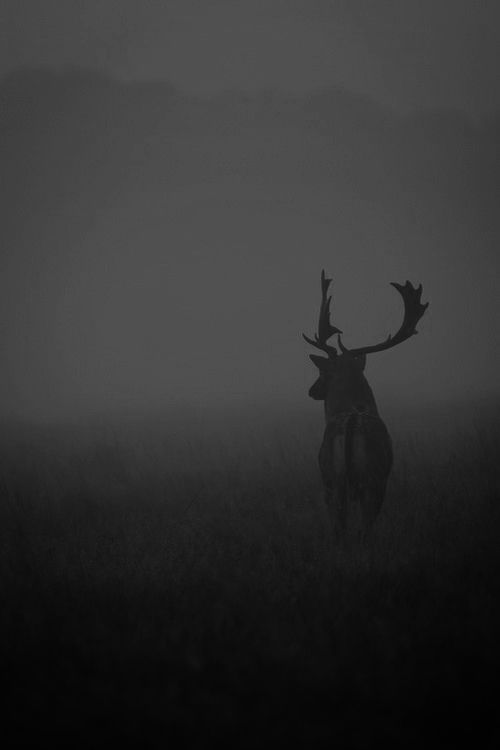
#> input picture Experiment 6 - Solutions by students/deer.jpeg, 500 x 750 px, found by its file name
$ jupyter execute solution2.ipynb
#> lines starting #> are read from the running program, lines starting #| are printed output that depends on the picture
Rajat Kumar Majumdar

CU240251642

SEC-C

Experiment No. 2

Experiment Name

Contrast Enhancement and Histogram-Based Image Processing using Python and OpenCV

Aim:
 To analyze and implement contrast enhancement techniques using histogram analysis and histogram equalization in Python and OpenCV for improving image quality and enhancing visual information in low-contrast images.

Purpose:
 Image contrast plays a significant role in the performance of computer vision systems. Poor illumination, sensor limitations, or environmental conditions often result in low-contrast images, making feature extraction and object recognition difficult. Histogram-based enhancement techniques improve the distribution of pixel intensities, thereby enhancing image visibility and facilitating subsequent image analysis tasks.

In this experiment, students will implement contrast stretching, histogram analysis, and histogram equalization using Python and OpenCV. The effectiveness of these enhancement techniques will be evaluated on real-world images such as medical images, satellite images, or low-light photographs.

Prerequisites

•
Basic knowledge of digital image processing

•
Familiarity with Python programming

•
Python libraries: OpenCV (cv2), NumPy, Matplotlib

•
Understanding of grayscale images and pixel intensity distributions

•
Jupyter Notebook, Google Colab, or Visual Studio Code

Steps

1.
Import the required libraries, including OpenCV, NumPy, and Matplotlib.
2.
Load a low-contrast grayscale image or convert a color image into grayscale for processing.
3.
Display the original image and generate its histogram to analyze the distribution of pixel intensity values.
4.
Perform contrast stretching to improve the dynamic range of pixel intensities.
5.
Apply Histogram Equalization using OpenCV and compare the enhanced image with the original image.
6.
Implement Contrast Limited Adaptive Histogram Equalization (CLAHE) and observe its performance on images with varying illumination.
7.
Plot and compare the histograms of the original, histogram-equalized, and CLAHE-enhanced images.
8.
Analyze the visual improvements in terms of brightness, contrast, and feature visibility.
9.
Compare the effectiveness of Histogram Equalization and CLAHE for different types of images.
10.
Document the observations and discuss the role of histogram-based enhancement in computer vision applications.

Questions

1.
What is image contrast, and why is it important in image processing?
2.
Explain the concept of an image histogram. What information does it provide?
3.
Differentiate between Histogram Stretching and Histogram Equalization.
4.
What is Contrast Limited Adaptive Histogram Equalization (CLAHE)? How does it differ from standard Histogram Equalization?
5.
Why is histogram equalization commonly applied before feature extraction and image segmentation?
6.
Mention three real-world applications where histogram equalization is widely used.
7.
What are the limitations of global histogram equalization?
8.
How does contrast enhancement improve the performance of object detection and recognition systems?
9.
Compare histogram-based enhancement techniques with brightness adjustment methods.
10.
Why is CLAHE preferred for medical imaging and low-light image enhancement?

[cell 1]
# 1 Import all necessary modules for image processing and plotting
import cv2
import numpy as np
import matplotlib.pyplot as plt

print("Libraries imported successfully!")

[cell 2]
# Cell 2: Load a low-contrast image (replace 'low_contrast.jpg' with your image path)
# We read it directly in grayscale mode using 0 as the second argument
image_path = 'deer.jpeg'
img_gray = cv2.imread(image_path, 0)
#> img_gray is the input picture: shape (750, 500); min 1, max 94, mean 50.5

if img_gray is None:
    print("Error: Could not load the image. Check the file path.")
else:
    print(f"Image loaded successfully! Dimensions: {img_gray.shape}")
#| Image loaded successfully! Dimensions: (750, 500)

[cell 3]
# Cell 3: Display original image alongside its intensity distribution
plt.figure(figsize=(12, 5))

# Display Image
plt.subplot(1, 2, 1)
plt.imshow(img_gray, cmap='gray', vmin=0, vmax=255)
plt.title("Original Low-Contrast Image")
plt.axis('off')

# Display Histogram
plt.subplot(1, 2, 2)
# .ravel() flattens the 2D array into a 1D vector for plotting
plt.hist(img_gray.ravel(), bins=256, range=[0, 256], color='gray', alpha=0.8)
plt.title("Original Image Histogram")
plt.xlabel("Pixel Intensity (0-255)")
plt.ylabel("Pixel Count")

plt.tight_layout()
plt.show()
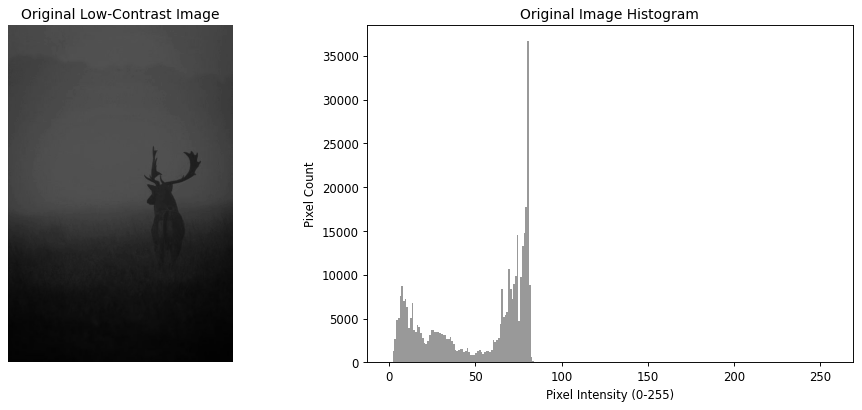
#> figure drawn by matplotlib, 2 panels; panel 2: tallest bar 36621 high, from x = 80 to 81
print("Step 3 Complete: Original visual and histogram generated.")

[cell 4]
# Cell 4: Linearly map the compressed gray range to the full 0-255 spectrum
min_val = np.min(img_gray)
#> min_val = 1
max_val = np.max(img_gray)
#> max_val = 94

# Formula: I_out = ((I_in - min) / (max - min)) * 255
img_stretched = ((img_gray - min_val) / (max_val - min_val) * 255).astype(np.uint8)
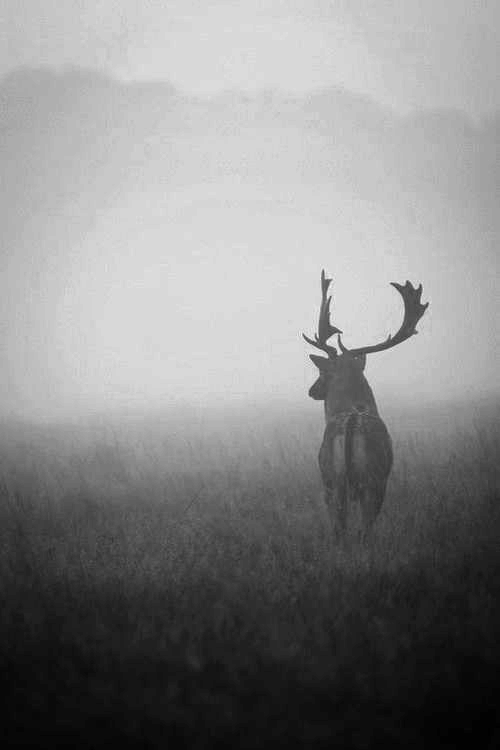
#> img_stretched: shape (750, 500); min 0, max 255, mean 135.3

print(f"Step 4 Complete: Contrast Stretching applied.")
print(f"-> Intensity Range shifted from [{min_val}, {max_val}] to [{np.min(img_stretched)}, {np.max(img_stretched)}]")
#| -> Intensity Range shifted from [1, 94] to [0, 255]

[cell 5]
# Cell 5: Implement global equalization using built-in OpenCV function
img_he = cv2.equalizeHist(img_gray)
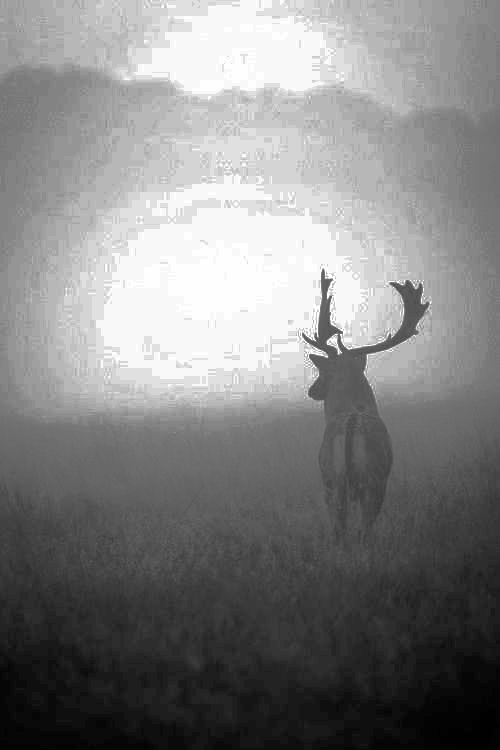
#> img_he: shape (750, 500); min 0, max 255, mean 130.9

print("Step 5 Complete: Global Histogram Equalization applied.")

[cell 6]
# Cell 6: Set up adaptive equalization to safely handle varied lighting environments
# clipLimit controls noise amplification; tileGridSize splits image into smaller cell blocks
clahe = cv2.createCLAHE(clipLimit=2.0, tileGridSize=(8, 8))
img_clahe = clahe.apply(img_gray)
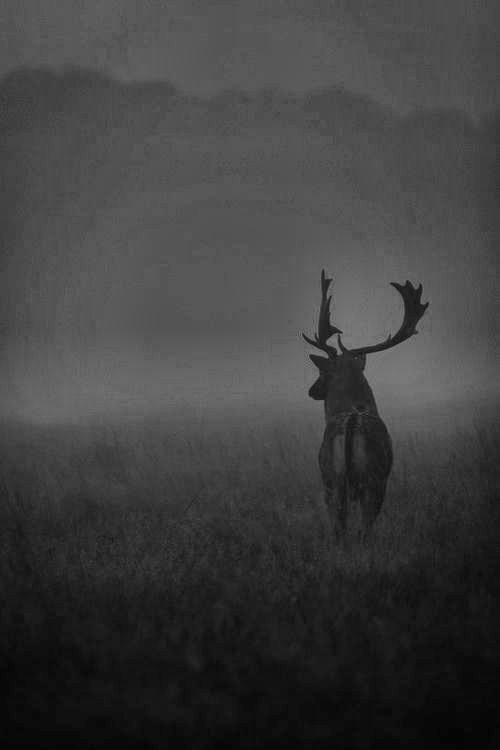
#> img_clahe: shape (750, 500); min 3, max 135, mean 62.9

print("Step 6 Complete: CLAHE applied using an 8x8 grid network.")

[cell 7]
# Cell 7: Plot comparison of the Original, Global HE, and CLAHE histograms
plt.figure(figsize=(15, 4))

# Original Hist
plt.subplot(1, 3, 1)
plt.hist(img_gray.ravel(), bins=256, range=[0, 256], color='red', alpha=0.6)
plt.title("Original Histogram")
plt.xlabel("Intensity")

# Global HE Hist
plt.subplot(1, 3, 2)
plt.hist(img_he.ravel(), bins=256, range=[0, 256], color='blue', alpha=0.6)
plt.title("Global HE Histogram")
plt.xlabel("Intensity")

# CLAHE Hist
plt.subplot(1, 3, 3)
plt.hist(img_clahe.ravel(), bins=256, range=[0, 256], color='green', alpha=0.6)
plt.title("CLAHE Histogram")
plt.xlabel("Intensity")

plt.tight_layout()
plt.show()
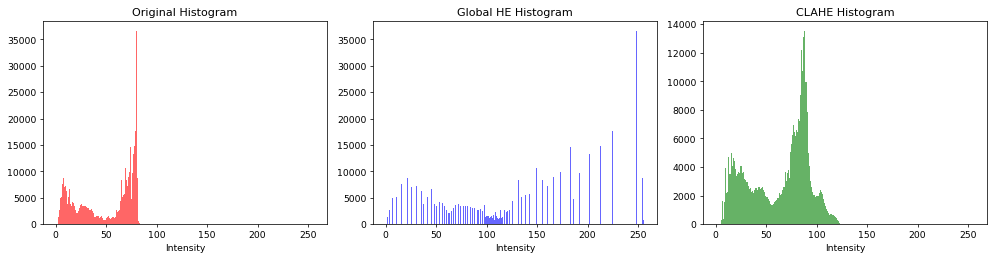
#> figure drawn by matplotlib, 3 panels; panel 1: tallest bar 36621 high, from x = 80 to 81; panel 2: tallest bar 36621 high, from x = 248 to 249; panel 3: tallest bar 13536 high, from x = 88 to 89
print("Step 7 Complete: Distribution maps compared successfully.")

[cell 8]
# Cell 8: Consolidate all processed images side-by-side for human visual assessment
images = [img_gray, img_stretched, img_he, img_clahe]
titles = ['1. Original', '2. Contrast Stretched', '3. Global HE', '4. CLAHE']

fig, axs = plt.subplots(1, 4, figsize=(20, 6))
for i in range(4):
    axs[i].imshow(images[i], cmap='gray', vmin=0, vmax=255)
    axs[i].set_title(titles[i], fontweight='bold')
    axs[i].axis('off')

plt.tight_layout()
plt.show()
print("Step 8 Complete: Please visually review details, edge sharpness, and brightness shifts across all 4 panels.")

[cell 9]
# Cell 9: Calculate standard deviations to quantitatively score structural contrast differences
print("Step 9 Complete: Quantitative analysis metrics calculated below:")
print(f"Original Image Global Standard Deviation: {np.std(img_gray):.2f}")
#| Original Image Global Standard Deviation: 28.06
print(f"Contrast Stretched Standard Deviation:    {np.std(img_stretched):.2f}")
#| Contrast Stretched Standard Deviation:    76.93
print(f"Global Equalized Standard Deviation:     {np.std(img_he):.2f}")
#| Global Equalized Standard Deviation:     75.84
print(f"CLAHE Enhanced Standard Deviation:       {np.std(img_clahe):.2f}")
#| CLAHE Enhanced Standard Deviation:       29.81
